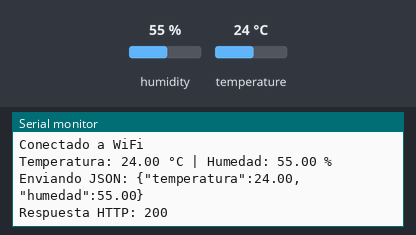
A sketch run on a simulated ESP32. Parts: the last lines printed to the serial monitor. The inputs (shaded band) are chosen by the test bench; at power-on: humidity 55 %, temperature 24 °C. WiFi joins after 1.5 s; servers stay silent unless stated; uploads are accepted with an empty reply.

Above: at 3.2 s.
3.3 s: humidity set to 22 %
10.9 s: temperature set to 12 °C
At 12.41 s:
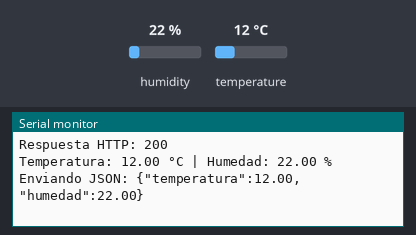
18.5 s: humidity set to 40 %
At 24.1 s:
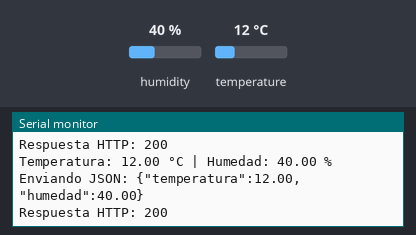

The sketch:

esp32_dht11_nifi.ino
```cpp
#include <WiFi.h>
#include <HTTPClient.h>
#include <DHT.h>

// Configura tu sensor
#define DHTPIN 4          // GPIO4 (ajusta si usas otro pin)
#define DHTTYPE DHT11     // DHT11 o DHT22
DHT dht(DHTPIN, DHTTYPE);

// WiFi
const char* ssid = "Luisf25";          // Reemplaza con tu red
const char* password = "L1065857939f";  // Reemplaza con tu clave WiFi

// Servidor Flask (IP de tu PC + puerto)
const char* serverName = "http://192.168.1.4:8050/sensor";  // Ajusta la IP según tu red

void setup() {
  Serial.begin(115200);
  dht.begin();

  // Conectar a WiFi
  WiFi.begin(ssid, password);
  Serial.println("Conectando a WiFi...");
  while (WiFi.status() != WL_CONNECTED) {
    delay(1000);
    Serial.print(".");
  }
  Serial.println("");
  Serial.println("Conectado a WiFi");
}

void loop() {
  // Leer temperatura y humedad
  float h = dht.readHumidity();
  float t = dht.readTemperature();

  // Verificar si la lectura es válida
  if (isnan(h) || isnan(t)) {
    Serial.println("Error al leer del sensor DHT11");
    delay(5000);
    return;
  }

  // Mostrar los datos en la consola
  Serial.print("Temperatura: ");
  Serial.print(t);
  Serial.print(" °C | Humedad: ");
  Serial.print(h);
  Serial.println(" %");

  // Si WiFi conectado, enviar datos
  if (WiFi.status() == WL_CONNECTED) {
    HTTPClient http;
    http.begin(serverName);
    http.addHeader("Content-Type", "application/json");

    // Crear JSON
    String datos = "{\"temperatura\":" + String(t, 2) + ",\"humedad\":" + String(h, 2) + "}";
    Serial.print("Enviando JSON: ");
    Serial.println(datos);

    // Enviar POST
    int codigoRespuesta = http.POST(datos);
    Serial.print("Respuesta HTTP: ");
    Serial.println(codigoRespuesta);

    http.end();
  } else {
    Serial.println("WiFi no conectado");
  }

  delay(10000); // Esperar 10 segundos antes del próximo envío
}
```

Measured:
- after the input at 10.9 s, the serial monitor: prints a new line after 1.4 s (image 1)
- after the input at 18.5 s, the serial monitor: prints a new line after 4.0 s (image 2)
